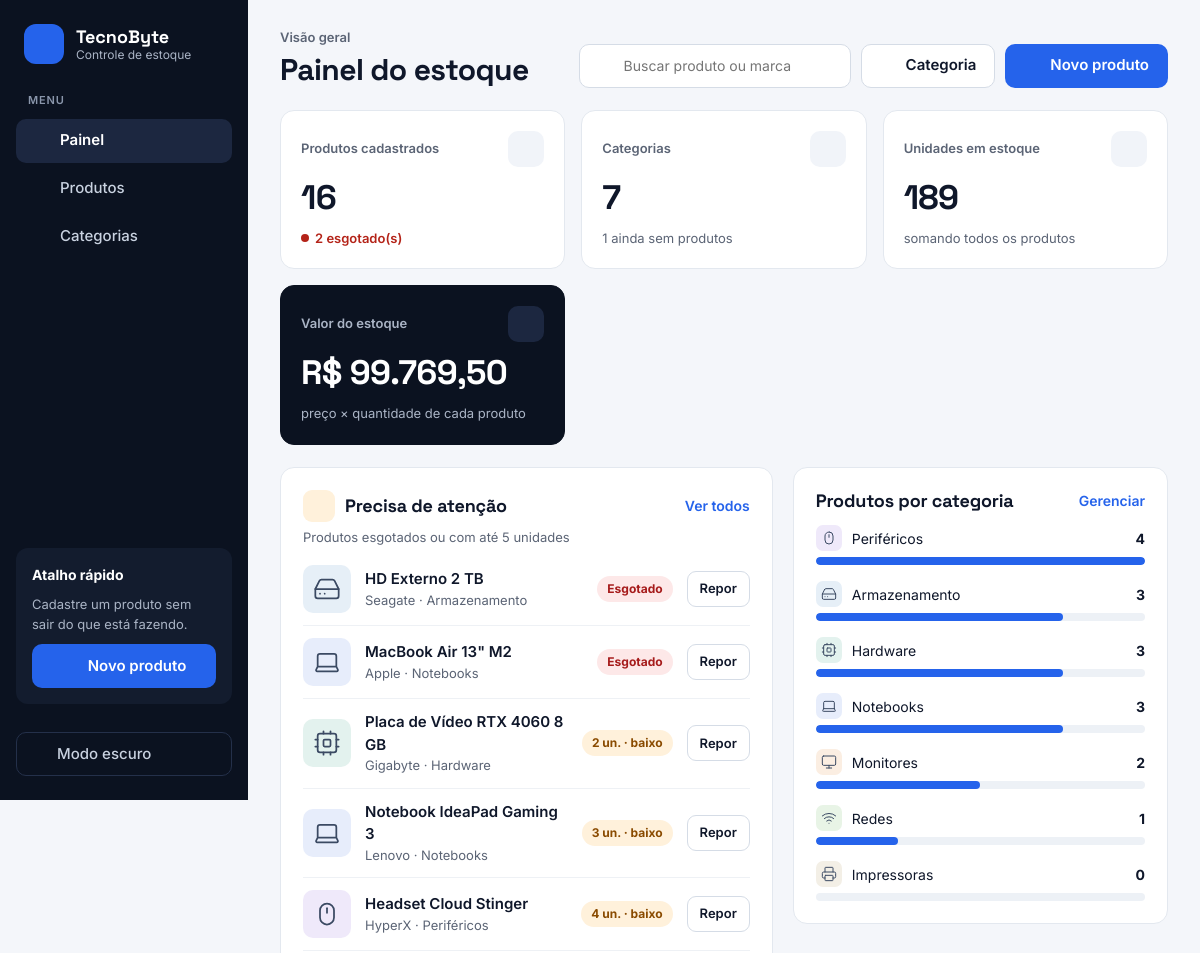
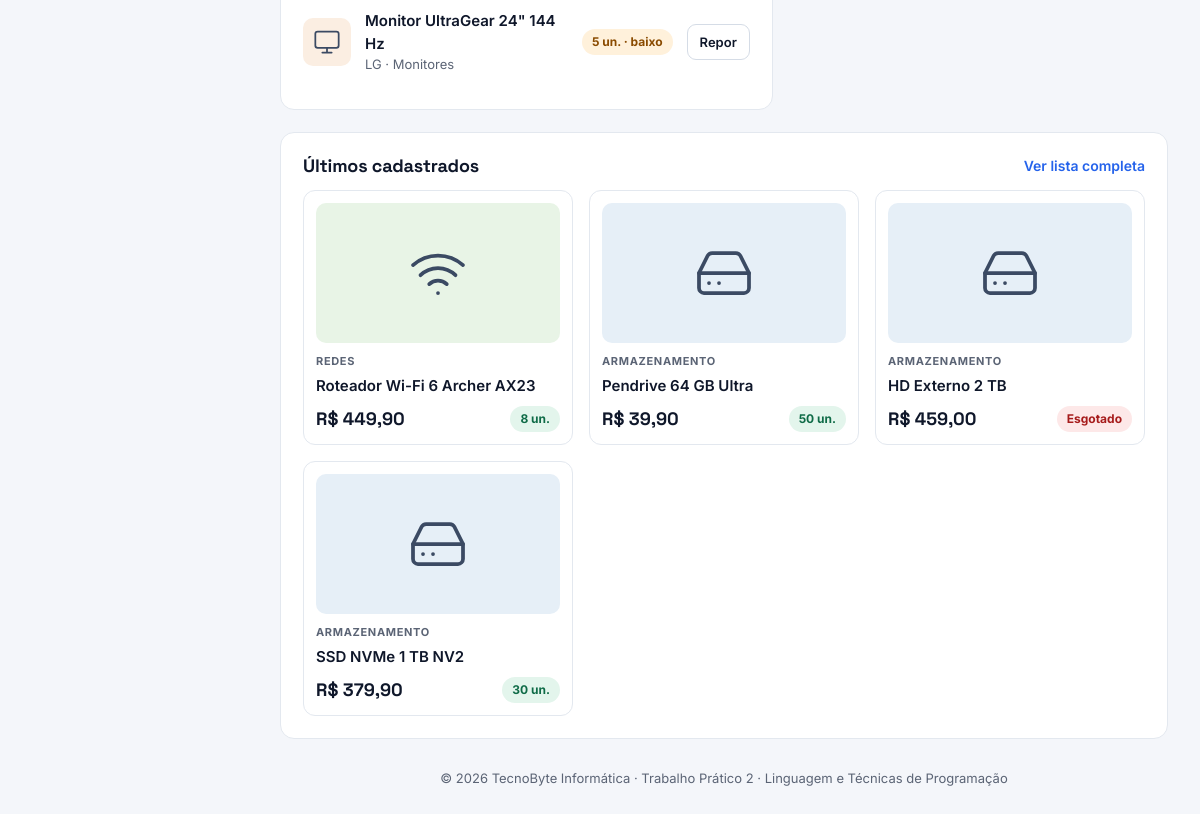
The page /public/index.php on the database its author committed (2 pictures, top to bottom).
### tables this page shows
CREATE TABLE `produtos` (
    `id`            INT UNSIGNED NOT NULL AUTO_INCREMENT,
    `categoria_id`  INT UNSIGNED NOT NULL,
    `nome`          VARCHAR(150) NOT NULL,
    `marca`         VARCHAR(80) NOT NULL,
    `descricao`     TEXT NULL,
    `preco`         DECIMAL(10, 2) NOT NULL,
    `estoque`       INT UNSIGNED NOT NULL DEFAULT 0,
    `imagem`        VARCHAR(255) NULL,
    `criado_em`     TIMESTAMP NOT NULL DEFAULT CURRENT_TIMESTAMP,
    `atualizado_em` TIMESTAMP NOT NULL DEFAULT CURRENT_TIMESTAMP ON UPDATE CURRENT_TIMESTAMP,
    PRIMARY KEY (`id`),
    KEY `idx_produtos_nome` (`nome`),
    CONSTRAINT `fk_produtos_categoria`
        FOREIGN KEY (`categoria_id`) REFERENCES `categorias` (`id`)
        ON DELETE RESTRICT
        ON UPDATE CASCADE,
    CONSTRAINT `ck_produtos_preco` CHECK (`preco` >= 0)
);

CREATE TABLE `categorias` (
    `id`        INT UNSIGNED NOT NULL AUTO_INCREMENT,
    `nome`      VARCHAR(100) NOT NULL,
    `descricao` VARCHAR(255) NULL,
    `icone`     VARCHAR(20) NOT NULL DEFAULT 'caixa',
    `criado_em` TIMESTAMP NOT NULL DEFAULT CURRENT_TIMESTAMP,
    PRIMARY KEY (`id`),
    UNIQUE KEY `uk_categorias_nome` (`nome`)
);

### controllers/HomeController.php (called while the page is built)
<?php
class HomeController
{
    private $produto;
    private $categoria;
    public function __construct(PDO $conn)
    {
        $this->produto   = new Produto($conn);
        $this->categoria = new Categoria($conn);
    }
    public function index(): void
    {
        $categorias = $this->categoria->listar();
        usort($categorias, function ($a, $b) {
            return $b['total_produtos'] <=> $a['total_produtos'] ?: strcmp($a['nome'], $b['nome']);
        });
        $maiorCategoria   = 0;
        $categoriasVazias = 0;
        foreach ($categorias as $categoria) {
            $maiorCategoria = max($maiorCategoria, (int) $categoria['total_produtos']);
            if ((int) $categoria['total_produtos'] === 0) {
                $categoriasVazias++;
            }
        }
        renderizar('home/index', [
            'titulo'           => 'Painel',
            'resumo'           => $this->produto->resumo(),
            'categorias'       => $categorias,
            'maiorCategoria'   => $maiorCategoria,
            'categoriasVazias' => $categoriasVazias,
            'estoqueBaixo'   => $this->produto->estoqueBaixo(LIMITE_ESTOQUE_BAIXO),
            'recentes'       => $this->produto->listar(['ordem' => 'recentes'], 4, 0),
        ]);
    }
}

### models/Produto.php (called while the page is built, shortened)
<?php
class Produto
{
    private $conn;
    public function __construct(PDO $conn)
    {
        $this->conn = $conn;
    }
    private function montarFiltros(array $filtros, array &$parametros, bool $usarSituacao = true): string
    {
        $condicoes = [];
        return $condicoes ? 'WHERE ' . implode(' AND ', $condicoes) : '';
    }
    public function listar(array $filtros, int $limite, int $deslocamento): array
    {
        $parametros = [];
        $where = $this->montarFiltros($filtros, $parametros);
        $ordem = self::ORDENACOES[$filtros['ordem'] ?? 'nome']['sql'] ?? self::ORDENACOES['nome']['sql'];
        $sql = "SELECT p.id, p.categoria_id, p.nome, p.marca, p.preco, p.estoque, p.imagem, p.criado_em,
                       c.nome AS categoria_nome, c.icone AS categoria_icone
                  FROM produtos p
                 INNER JOIN categorias c ON c.id = p.categoria_id
                 $where
                 ORDER BY $ordem
                 LIMIT :limite OFFSET :deslocamento";
        $stmt = $this->conn->prepare($sql);
        $stmt->bindValue(':limite', $limite, PDO::PARAM_INT);
        $stmt->bindValue(':deslocamento', $deslocamento, PDO::PARAM_INT);
        $stmt->execute();
        return $stmt->fetchAll();
    }
    public function resumo(): array
    {
        $sql = "SELECT COUNT(*)                         AS total_produtos,
                       COALESCE(SUM(estoque), 0)         AS total_unidades,
                       COALESCE(SUM(preco * estoque), 0) AS valor_estoque,
                       COALESCE(SUM(estoque = 0), 0)     AS esgotados
                  FROM produtos";
        return $this->conn->query($sql)->fetch();
    }
    public function estoqueBaixo(int $limite): array
    {
        $sql = "SELECT p.id, p.nome, p.marca, p.estoque, p.imagem,
                       c.nome AS categoria_nome, c.icone AS categoria_icone
                  FROM produtos p
                 INNER JOIN categorias c ON c.id = p.categoria_id
                 WHERE p.estoque <= :limite
                 ORDER BY p.estoque ASC, p.nome ASC";
        $stmt = $this->conn->prepare($sql);
        $stmt->bindValue(':limite', $limite, PDO::PARAM_INT);
        $stmt->execute();
        return $stmt->fetchAll();
    }
}

### models/Categoria.php (called while the page is built, shortened)
<?php
class Categoria
{
    private $conn;
    public function __construct(PDO $conn)
    {
        $this->conn = $conn;
    }
    public function listar(): array
    {
        $sql = "SELECT c.id, c.nome, c.descricao, c.icone, COUNT(p.id) AS total_produtos
                  FROM categorias c
                  LEFT JOIN produtos p ON p.categoria_id = c.id
                 GROUP BY c.id, c.nome, c.descricao, c.icone
                 ORDER BY c.nome";
        return $this->conn->query($sql)->fetchAll();
    }
}

### views/home/index.php (the view, shortened to what this page needs)
<section class="cabecalho-pagina">
    <div>
        <span class="sobretitulo">Visão geral</span>
        <h1>Painel do estoque</h1>
    </div>
    <div class="cabecalho-acoes">
        <form method="get" action="<?= BASE_URL ?>/index.php" role="search">
            <label class="busca-global">
                <?= icone('busca', 18) ?>
                <input type="search" name="busca" placeholder="Buscar produto ou marca" aria-label="Buscar produto ou marca">
            </label>
        </form>
        <a href="<?= url('categorias', 'create') ?>" class="botao botao-secundario"><?= icone('mais', 18) ?> Categoria</a>
        <a href="<?= url('produtos', 'create') ?>" class="botao botao-primario"><?= icone('mais', 18) ?> Novo produto</a>
    </div>
</section>
<section class="indicadores" aria-label="Resumo do estoque">
    <article class="cartao indicador">
        <div class="indicador-topo">
            <span class="indicador-rotulo">Produtos cadastrados</span>
            <span class="indicador-icone"><?= icone('produtos', 18) ?></span>
        </div>
        <strong class="indicador-valor"><?= (int) $resumo['total_produtos'] ?></strong>
        <?php if ((int) $resumo['esgotados'] > 0): ?>
            <span class="indicador-detalhe alerta"><span class="ponto"></span><?= (int) $resumo['esgotados'] ?> esgotado(s)</span>
        <?php else: ?>
            <span class="indicador-detalhe">nenhum esgotado</span>
        <?php endif; ?>
    </article>
    <article class="cartao indicador">
        <div class="indicador-topo">
            <span class="indicador-rotulo">Categorias</span>
            <span class="indicador-icone"><?= icone('categorias', 18) ?></span>
        </div>
        <strong class="indicador-valor"><?= count($categorias) ?></strong>
        <span class="indicador-detalhe">
            <?= $categoriasVazias > 0 ? $categoriasVazias . ' ainda sem produtos' : 'todas com produtos' ?>
        </span>
    </article>
    <article class="cartao indicador">
        <div class="indicador-topo">
            <span class="indicador-rotulo">Unidades em estoque</span>
            <span class="indicador-icone"><?= icone('camadas', 18) ?></span>
        </div>
        <strong class="indicador-valor"><?= number_format((int) $resumo['total_unidades'], 0, ',', '.') ?></strong>
        <span class="indicador-detalhe">somando todos os produtos</span>
    </article>
    <article class="cartao indicador indicador-destaque">
        <div class="indicador-topo">
            <span class="indicador-rotulo">Valor do estoque</span>
            <span class="indicador-icone"><?= icone('dinheiro', 18) ?></span>
        </div>
        <strong class="indicador-valor"><?= formatarPreco($resumo['valor_estoque']) ?></strong>
        <span class="indicador-detalhe">preço × quantidade de cada produto</span>
    </article>
</section>
<div class="colunas">
    <section class="cartao bloco coluna-larga">
        <div class="bloco-cabecalho">
            <div class="bloco-titulo">
                <span class="icone-titulo"><?= icone('alerta', 18) ?></span>
                <h2>Precisa de atenção</h2>
            </div>
            <a href="<?= url('produtos', 'index', ['ordem' => 'estoque']) ?>" class="link-forte">Ver todos</a>
        </div>
        <p class="bloco-descricao">Produtos esgotados ou com até <?= LIMITE_ESTOQUE_BAIXO ?> unidades</p>
        <?php if (!$estoqueBaixo): ?>
            <p class="vazio-texto">Nenhum produto com estoque baixo. Tudo certo!</p>
        <?php else: ?>
            <ul class="lista-itens">
                <?php foreach ($estoqueBaixo as $item): ?>
                    <li>
                        <?= miniaturaProduto($item, 'p') ?>
                        <span class="item-texto">
                            <a href="<?= url('produtos', 'show', ['id' => $item['id']]) ?>" class="item-nome"><?= e($item['nome']) ?></a>
                            <span class="item-detalhe"><?= e($item['marca']) ?> · <?= e($item['categoria_nome']) ?></span>
                        </span>
                        <?= seloEstoque((int) $item['estoque']) ?>
                        <a href="<?= url('produtos', 'edit', ['id' => $item['id']]) ?>" class="botao botao-secundario botao-pequeno">Repor</a>
                    </li>
                <?php endforeach; ?>
            </ul>
        <?php endif; ?>
    </section>
    <section class="cartao bloco coluna-media">
        <div class="bloco-cabecalho">
            <h2>Produtos por categoria</h2>
            <a href="<?= url('categorias') ?>" class="link-forte">Gerenciar</a>
        </div>
        <?php if (!$categorias): ?>
            <p class="vazio-texto">Nenhuma categoria cadastrada.</p>
        <?php else: ?>
            <ul class="barras">
                <?php foreach ($categorias as $categoria): ?>
                    <?php $largura = $maiorCategoria > 0 ? round($categoria['total_produtos'] / $maiorCategoria * 100) : 0; ?>
                    <li>
                        <a href="<?= url('produtos', 'index', ['categoria' => $categoria['id']]) ?>" class="barra-rotulo">
                            <span class="barra-nome">
                                <span class="miniatura miniatura-mini tom-<?= e($categoria['icone']) ?>">
                                    <img src="<?= e(urlIconeCategoria($categoria['icone'])) ?>" alt="" class="miniatura-icone">
                                </span>
                                <?= e($categoria['nome']) ?>
                            </span>
                            <strong><?= (int) $categoria['total_produtos'] ?></strong>
                        </a>
                        <span class="barra"><span class="barra-preenchida" style="width: <?= $largura ?>%"></span></span>
                    </li>
                <?php endforeach; ?>
            </ul>
        <?php endif; ?>
    </section>
</div>
<section class="cartao bloco">
    <div class="bloco-cabecalho">
        <h2>Últimos cadastrados</h2>
        <a href="<?= url('produtos', 'index', ['ordem' => 'recentes']) ?>" class="link-forte">Ver lista completa</a>
    </div>
    <?php if (!$recentes): ?>
        <p class="vazio-texto">Nenhum produto cadastrado ainda.</p>
    <?php else: ?>
        <div class="vitrine">
            <?php foreach ($recentes as $item): ?>
                <a href="<?= url('produtos', 'show', ['id' => $item['id']]) ?>" class="cartao-produto">
                    <?= miniaturaProduto($item, 'g') ?>
                    <span class="rotulo-categoria"><?= e($item['categoria_nome']) ?></span>
                    <strong class="item-nome"><?= e($item['nome']) ?></strong>
                    <span class="linha-preco">
                        <span class="preco-destaque"><?= formatarPreco($item['preco']) ?></span>
                        <?= seloEstoque((int) $item['estoque']) ?>
                    </span>
                </a>
            <?php endforeach; ?>
        </div>
    <?php endif; ?>
</section>

### helpers/funcoes.php (shortened to what this page needs)
<?php
function url(string $pagina = 'home', string $acao = 'index', array $parametros = []): string
{
    $query = ['page' => $pagina];
    if ($acao !== 'index') {
        $query['action'] = $acao;
    }
    $parametros = array_filter($parametros, function ($valor) {
        return $valor !== '' && $valor !== null;
    });
    return BASE_URL . '/index.php?' . http_build_query(array_merge($query, $parametros));
}
function asset(string $caminho): string
{
    return BASE_URL . '/' . ltrim($caminho, '/');
}
function renderizar(string $view, array $dados = []): void
{
    extract($dados);
    require __DIR__ . '/../views/includes/header.php';
    require __DIR__ . '/../views/' . $view . '.php';
    require __DIR__ . '/../views/includes/footer.php';
}
function e($texto): string
{
    return htmlspecialchars((string) $texto, ENT_QUOTES, 'UTF-8');
}
function formatarPreco($valor): string
{
    return 'R$ ' . number_format((float) $valor, 2, ',', '.');
}
function seloEstoque(int $quantidade): string
{
    if ($quantidade === 0) {
        return '<span class="selo selo-esgotado">Esgotado</span>';
    }
    if ($quantidade <= LIMITE_ESTOQUE_BAIXO) {
        return '<span class="selo selo-baixo">' . $quantidade . ' un. · baixo</span>';
    }
    return '<span class="selo selo-ok">' . $quantidade . ' un.</span>';
}
function urlFotoProduto(?string $arquivo): ?string
{
    return null;
}
function urlIconeCategoria(?string $icone): string
{
    $icone = isset(ICONES_CATEGORIA[$icone]) ? $icone : 'caixa';
    return asset('img/categorias/' . $icone . '.svg');
}
function miniaturaProduto(array $produto, string $tamanho = 'p'): string
{
    $icone = isset(ICONES_CATEGORIA[$produto['categoria_icone'] ?? '']) ? $produto['categoria_icone'] : 'caixa';
    $foto  = urlFotoProduto($produto['imagem'] ?? null);
    $imagem = $foto
        ? '<img src="' . e($foto) . '" alt="" class="miniatura-foto">'
        : '<img src="' . e(urlIconeCategoria($icone)) . '" alt="" class="miniatura-icone">';
    return '<span class="miniatura miniatura-' . $tamanho . ' tom-' . $icone . '">' . $imagem . '</span>';
}
function icone(string $nome, int $tamanho = 20): string
{
    return '<svg class="icone" viewBox="0 0 24 24" width="' . $tamanho . '" height="' . $tamanho
        . '" aria-hidden="true" focusable="false">' . ($desenhos[$nome] ?? '') . '</svg>';
}

### rows shown on the page
produtos: categoria.icone (picture), nome "HD Externo 2 TB", marca "Seagate", categoria.nome "Armazenamento", estoque "Esgotado", categoria.nome "ARMAZENAMENTO", preco "R$ 459,00"
produtos: categoria.icone (picture), nome "MacBook Air 13\" M2", marca "Apple", categoria.nome "Notebooks", estoque "Esgotado"
produtos: categoria.icone (picture), nome "Placa de Vídeo RTX 4060 8 GB", marca "Gigabyte", categoria.nome "Hardware", estoque "2"
produtos: categoria.icone (picture), nome "Notebook IdeaPad Gaming 3", marca "Lenovo", categoria.nome "Notebooks", estoque "3"
produtos: categoria.icone (picture), nome "Headset Cloud Stinger", marca "HyperX", categoria.nome "Periféricos", estoque "4"
produtos: categoria.icone (picture), nome "Monitor UltraGear 24\" 144 Hz", marca "LG", categoria.nome "Monitores", estoque "5"
categorias: icone (picture), nome "Periféricos", total_produtos "4", $largura 100 (drawn)
categorias: icone (picture), nome "Armazenamento", total_produtos "3", $largura 75 (drawn)
categorias: icone (picture), nome "Hardware", total_produtos "3", $largura 75 (drawn)
categorias: icone (picture), nome "Notebooks", total_produtos "3", $largura 75 (drawn)
categorias: icone (picture), nome "Monitores", total_produtos "2", $largura 50 (drawn)
categorias: icone (picture), nome "Redes", total_produtos "1", $largura 25 (drawn)
categorias: icone (picture), nome "Impressoras", total_produtos "0"
produtos: categoria.icone (picture), categoria.nome "REDES", nome "Roteador Wi-Fi 6 Archer AX23", preco "R$ 449,90", estoque "8"
produtos: categoria.icone (picture), categoria.nome "ARMAZENAMENTO", nome "Pendrive 64 GB Ultra", preco "R$ 39,90", estoque "50"
produtos: categoria.icone (picture), categoria.nome "ARMAZENAMENTO", nome "SSD NVMe 1 TB NV2", preco "R$ 379,90", estoque "30"

### other values the page prints
$item['rotulo'] "Painel"
$item['rotulo'] "Produtos"
$item['rotulo'] "Categorias"
$resumo['total_produtos'] "16"
$resumo['esgotados'] "2"
count($categorias) "7"
$categoriasVazias "1"
$resumo['total_unidades'] "189"
formatarPreco($resumo['valor_estoque']) "R$ 99.769,50"
LIMITE_ESTOQUE_BAIXO "5"
NOME_LOJA "TecnoByte Informática"
